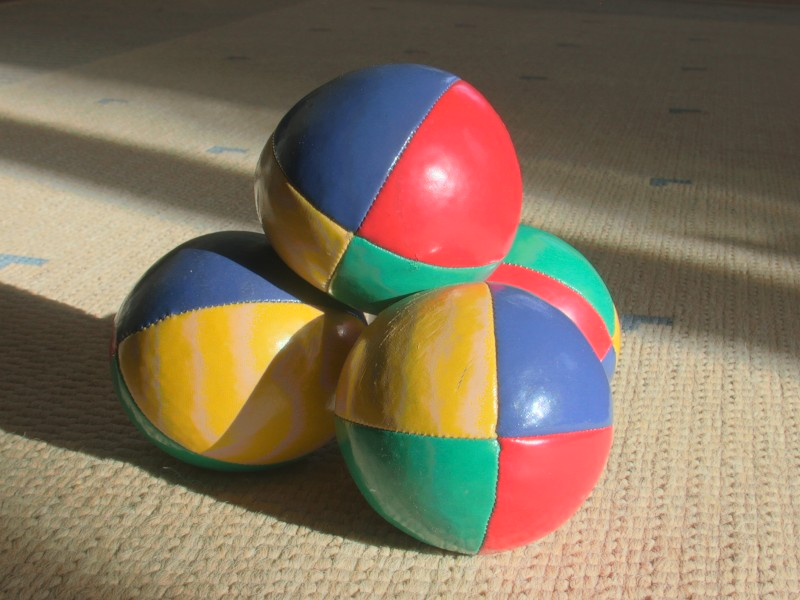
#> input picture sample.jpg, 800 x 600 px, found by its file name
$ python '11 180-degree Rotation.py'
#> lines starting #> are read from the running program, lines starting #| are printed output that depends on the picture
import cv2
image = cv2.imread(r"C:\Users\lenovo\OneDrive\Documents\Computer Vision\sample.jpg")
#> image is the input picture: shape (600, 800, 3); mean B, G, R 93.5, 114.7, 130.9
flipped_image = cv2.flip(image, 1)
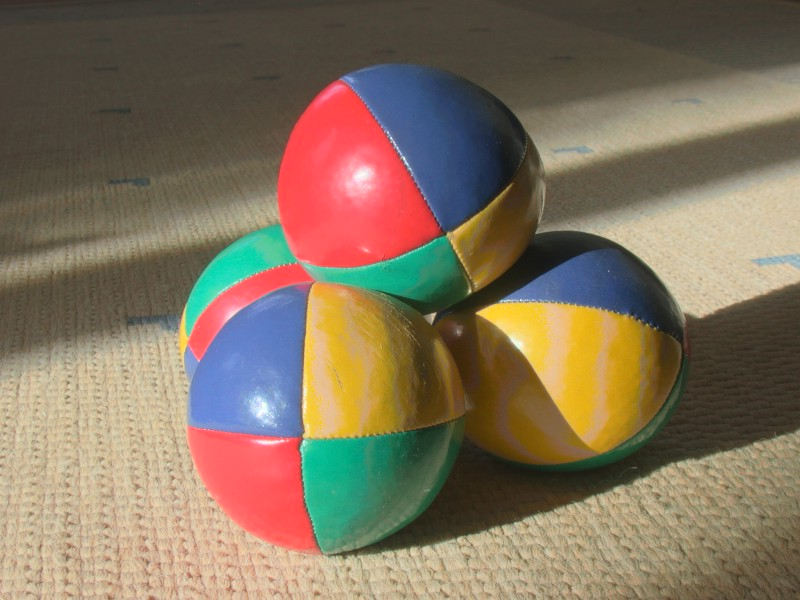
#> flipped_image: shape (600, 800, 3); mean B, G, R 93.5, 114.7, 130.9
rotated_image = cv2.rotate(flipped_image, cv2.ROTATE_180)
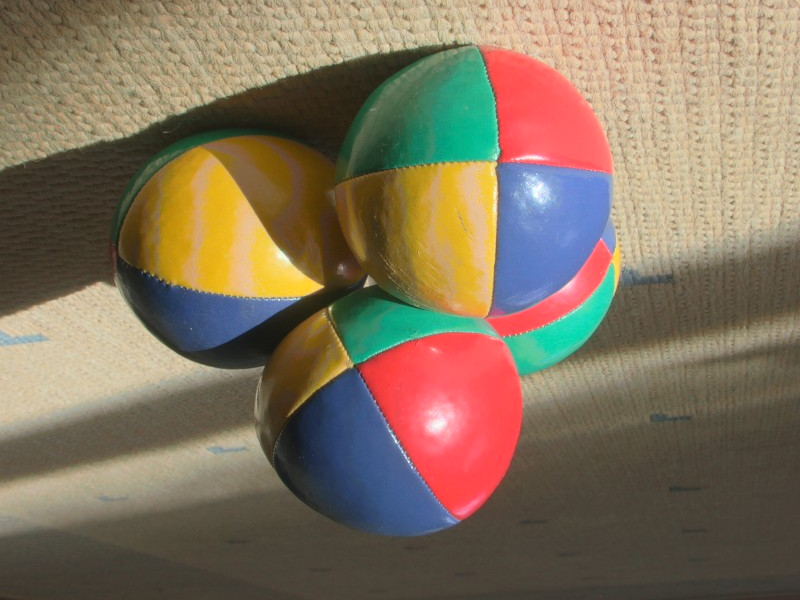
#> rotated_image: shape (600, 800, 3); mean B, G, R 93.5, 114.7, 130.9
cv2.imshow("Original Image", image)
cv2.imshow("Rotated 180-degree Clockwise Along Y-axis", rotated_image)
cv2.imwrite(r"C:\Users\lenovo\OneDrive\Documents\Computer Vision\rotated_image.jpg", rotated_image)
cv2.waitKey(0)
cv2.destroyAllWindows()
